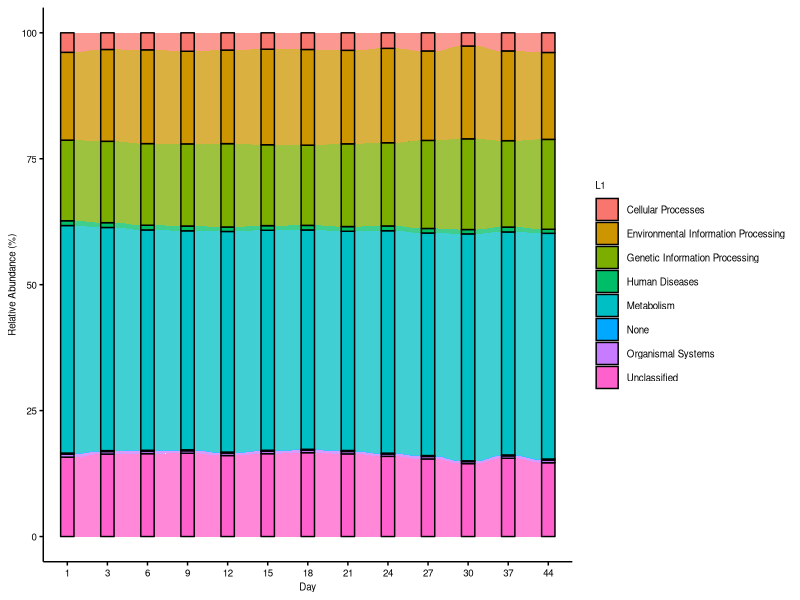

Reproduce this figure in R.
# Ying Zhu, so_zy2003@126.com
# 2021-07


rm(list=ls()) # clean enviroment object
library("reshape2", quietly=T, warn.conflicts=F)
library(ggalluvial)

# Set ggplot2 drawing parameter
main_theme = theme(panel.background=element_blank(),
                   panel.grid=element_blank(),
                   axis.line.x=element_line(size=.5, colour="black"),
                   axis.line.y=element_line(size=.5, colour="black"),
                   axis.ticks=element_line(color="black"),
                   axis.text=element_text(color="black", size=7),
                   legend.position="right",
                   legend.background=element_blank(),
                   legend.key=element_blank(),
                   legend.text= element_text(size=7),
                   text=element_text(family="sans", size=7))

#  Design of experiment
design = read.table("metadata.txt", header=T, row.names= 1, sep="\t") 

# raw reads count of each ko in each sample

ko1 <-read.delim("ko1.txt",  header=T, sep="\t", comment.char = "#")

rownames(ko1) <-ko1$KEGG_Pathways


kegg <- ko1[,-1]

# generate pure numeric matrix
kegg <- kegg[,-(152:153)]
tax_count_sum <- kegg


per = t(t(tax_count_sum)/colSums(tax_count_sum,na=T)) * 100 # normalization to total 100



mean_sort = per[(order(-rowSums(per))), ] # decrease sort
colSums(mean_sort)#verify

#filter the top ko
mean_sort=as.data.frame(mean_sort)
topN=rownames(mean_sort)


mean_sort <- mean_sort[,rownames(design)]

# plot for each age group

mat=mean_sort

mat_t = t(mat)

mat_t2 = merge(design[c("Day")], mat_t, by="row.names")

mat_t2 = mat_t2[,-1]

mat_mean = aggregate(mat_t2[,-1], by=mat_t2[1], FUN=mean) # mean
mat_mean_final = do.call(rbind, mat_mean)[-1,]

geno = mat_mean$Day
colnames(mat_mean_final) = geno

mat_mean_final = as.data.frame(mat_mean_final)

mat_mean_final$L1 = rownames(mat_mean_final)


data_all = as.data.frame(melt(mat_mean_final, id.vars=c("L1")))

data_all <- na.omit(data_all)
p = ggplot(data_all, aes(x=variable, y = value, fill = L1 )) + 
  geom_bar(stat = "identity",position="fill", width=0.7)+ 
  scale_y_continuous(labels = scales::percent) + 
  labs(x="Day", y="Relative Abundance (%)")+main_theme
tax.stack=p

# alluvium
p = ggplot(data = data_all, aes(x = variable, y = value, 
                                alluvium = L1, stratum=L1)) +
  geom_alluvium(aes(fill = L1), alpha = 0.75) +
  geom_stratum(aes(fill=L1))+
  labs(x="Day", y="Relative Abundance (%)")+
  main_theme 

tax.alluvium=p

tax.alluvium

# ggsave("tax_alluvium_ko1_all8_group.pdf", tax.alluvium, width = 12, height = 5)



